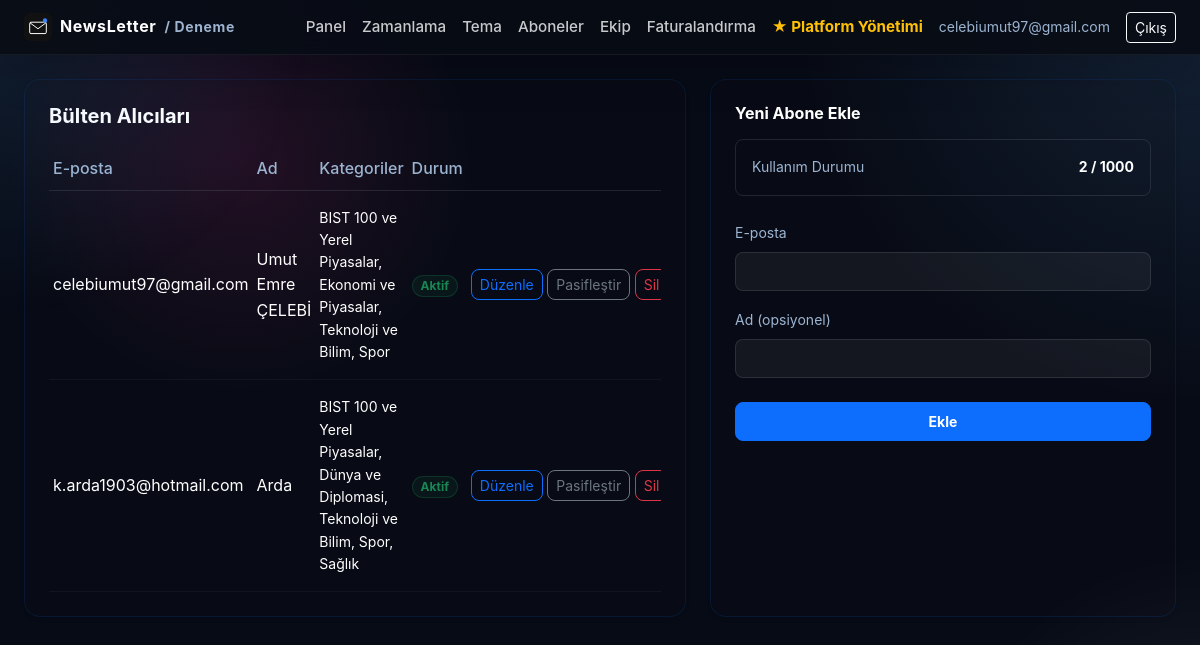
/panel/subscribers (signed in), run on the app's committed database.
### app/models.py (models this page shows)
class Organization(Base):
    __tablename__ = "organizations"
    id = Column(Integer, primary_key=True)
    name = Column(String(200), nullable=False)
    slug = Column(String(200), unique=True, nullable=False)
    brand_name = Column(String(200), nullable=False)  # mail/panelde görünen marka adı
    owner_email = Column(String(255), nullable=False)
    account_type = Column(String(20), default="company", nullable=False)  # company | individual
    sector_id = Column(Integer, ForeignKey("sectors.id"), nullable=True)  # kayıt sırasında seçilen sektör
    mail_theme = Column(String(20), default="klasik", nullable=False)  # klasik | minimal
    mail_accent = Column(String(20), default="#111111", nullable=False)  # bültende kullanılan vurgu rengi (hex)
    created_at = Column(DateTime, default=datetime.utcnow, nullable=False)
    plan = Column(String(30), default="free", nullable=False)  # free | starter | pro
    subscription_status = Column(String(30), default="trialing", nullable=False)
    trial_ends_at = Column(DateTime, nullable=True)
    subscription_expires_at = Column(DateTime, nullable=True)  # Shopier tekrarlayan ödeme yapmadığı için manuel takip edilir
    current_duration_days = Column(Integer, nullable=True)  # 30/90/180/365 - hangi süre paketi aktif, Faturalandırma sayfasında doğru kutuyu "Yenile" göstermek için
    renewal_reminder_sent_at = Column(DateTime, nullable=True)
    api_key = Column(String(64), unique=True, nullable=True)
    mail_theme = Column(String, default="klasik")
    mail_accent = Column(String, default="#000000")

class Subscriber(Base):
    __tablename__ = "subscribers"
    __table_args__ = (UniqueConstraint("organization_id", "email", name="uq_subscriber_org_email"),)
    id = Column(Integer, primary_key=True)
    organization_id = Column(Integer, ForeignKey("organizations.id"), nullable=False, index=True)
    email = Column(String(255), nullable=False)
    name = Column(String(200), nullable=True)
    active = Column(Boolean, default=True, nullable=False)
    added_at = Column(DateTime, default=datetime.utcnow, nullable=False)
    detected_city = Column(String(100), nullable=True)  # "Konumumu Kullan" ile algılanan şehir
    categories = relationship("Category", secondary=subscriber_categories)
    use_custom_schedule = Column(Boolean, default=False, nullable=False)
    custom_days_of_week = Column(String(50), nullable=True)
    custom_hour = Column(Integer, nullable=True)
    custom_minute = Column(Integer, nullable=True)

### app/routers/panel.py (the view)
@router.get("/subscribers")
def subscribers_page(request: Request, db: Session = Depends(get_db)):
    guard, org = _guard(request, db)
    if guard:
        return guard
    if org.account_type == "individual":
        return RedirectResponse(url="/panel/my-categories", status_code=302)
    plan = get_plan(org.plan, org.account_type)
    return templates.TemplateResponse("subscribers.html", {
        "request": request, "user": current_user_email(request), "org": org,
        "subscribers": db.query(Subscriber).filter(Subscriber.organization_id == org.id).all(),
        "plan": plan,
    })

### app/templates/subscribers.html (shortened to what this page needs)
{% extends "base.html" %}
{% block content %}
<div class="row g-4">
  <div class="col-md-7">
    <div class="card-corp p-4 h-100 shadow-sm">
      <h5 class="fw-bold mb-4 text-white">Bülten Alıcıları</h5>
      <div class="table-responsive">
        <table class="table table-sm align-middle mb-0" style="--bs-table-bg: transparent; --bs-table-color: inherit;">
          <thead>
            <tr class="border-bottom border-secondary border-opacity-25">
              <th class="text-secondary fw-medium pb-2">E-posta</th>
              <th class="text-secondary fw-medium pb-2">Ad</th>
              <th class="text-secondary fw-medium pb-2">Kategoriler</th>
              <th class="text-secondary fw-medium pb-2">Durum</th>
              <th class="pb-2"></th>
            </tr>
          </thead>
          <tbody>
          {% for s in subscribers %}
            <tr class="border-bottom border-secondary border-opacity-10">
              <td class="text-white py-3">{{ s.email }}</td>
              <td class="text-white py-3">{{ s.name or '-' }}</td>
              <td class="small py-3">
                <span class="text-white">
                  {% if s.categories %}
                    {{ s.categories | map(attribute='name') | join(', ') }}
                  {% else %}
                    <span class="text-secondary">Tümü</span>
                  {% endif %}
                </span>
              </td>
              <td class="py-3">
                {% if s.active %}
                  <span class="badge bg-success bg-opacity-10 text-success border border-success border-opacity-25 px-2 py-1 rounded-pill">Aktif</span>
                {% else %}
                  <span class="badge bg-secondary bg-opacity-10 text-secondary border border-secondary border-opacity-25 px-2 py-1 rounded-pill">Pasif</span>
                {% endif %}
              </td>
              <td class="text-end py-3 text-nowrap">
                <a href="/panel/subscribers/{{ s.id }}" class="btn btn-sm btn-outline-primary rounded-3">Düzenle</a>
                <form method="post" action="/panel/subscribers/{{ s.id }}/toggle" class="d-inline">
                  <button class="btn btn-sm btn-outline-secondary rounded-3">{{ 'Pasifleştir' if s.active else 'Aktifleştir' }}</button>
                </form>
                <form method="post" action="/panel/subscribers/{{ s.id }}/delete" class="d-inline" onsubmit="return confirm('Silinsin mi?');">
                  <button class="btn btn-sm btn-outline-danger rounded-3">Sil</button>
                </form>
              </td>
            </tr>
          {% endfor %}
          </tbody>
        </table>
      </div>
    </div>
  </div>
  <div class="col-md-5">
    <div class="card-corp p-4 h-100 shadow-sm">
      <h6 class="fw-bold mb-3 text-white">Yeni Abone Ekle</h6>
      <div class="p-3 border border-secondary border-opacity-25 small mb-4 rounded-3 text-secondary bg-transparent d-flex justify-content-between align-items-center">
        <span>Kullanım Durumu</span>
        <strong class="text-white">{{ subscribers | length }} / {{ plan.max_subscribers }}</strong>
      </div>
      <form method="post" action="/panel/subscribers/add">
        <div class="mb-3">
          <label class="form-label small text-secondary">E-posta</label>
          <input type="email" name="email" class="form-control form-control-sm custom-input rounded-3 py-2" required>
        </div>
        <div class="mb-4">
          <label class="form-label small text-secondary">Ad (opsiyonel)</label>
          <input name="name" class="form-control form-control-sm custom-input rounded-3 py-2">
        </div>
        <button class="btn btn-primary btn-sm w-100 rounded-3 py-2 fw-bold">Ekle</button>
      </form>
    </div>
  </div>
</div>
{% endblock %}

### app/templates/base.html (shortened to what this page needs)
<!DOCTYPE html>
<html lang="tr">
<head>
<link href="https://cdn.jsdelivr.net/npm/bootstrap@5.3.3/dist/css/bootstrap.min.css" rel="stylesheet">
<link href="/static/style.css" rel="stylesheet">
</head>
<body>
{% if user %}
<nav class="navbar navbar-dark navbar-corp">
  <div class="container-fluid px-4">
    <a class="navbar-brand fw-bold d-flex align-items-center gap-2" href="/panel">
      <img src="/static/logo.svg" alt="" height="28">
      {{ brand_name }}{% if org %}<span class="small text-secondary">/ {{ org.name }}</span>{% endif %}
    </a>
    <div class="d-flex align-items-center gap-3">
      <a href="/panel" class="nav-link-corp">Panel</a>
      <a href="/panel/schedule" class="nav-link-corp">Zamanlama</a>
      <a href="/panel/theme" class="nav-link-corp">Tema</a>
      {% if org and org.account_type == 'individual' %}
        <a href="/panel/my-categories" class="nav-link-corp">Kategorilerim</a>
      {% else %}
        <a href="/panel/subscribers" class="nav-link-corp">Aboneler</a>
        <a href="/panel/team" class="nav-link-corp">Ekip</a>
      {% endif %}
      <a href="/panel/billing" class="nav-link-corp">Faturalandırma</a>
      {% if user and owner_email and user.lower() == owner_email.lower() %}
        <a href="/owner" class="nav-link-corp text-warning fw-bold">★ Platform Yönetimi</a>
      {% endif %}
      <span class="text-secondary small">{{ user }}</span>
      <a href="/logout" class="btn btn-sm btn-outline-light">Çıkış</a>
    </div>
  </div>
</nav>
{% endif %}
<div class="container-fluid px-4 py-4">
{% block content %}{% endblock %}
</div>
</body>
</html>

### app/static/style.css (style rules this page uses)
:root { --bg-base: #070b16; --bg-layer: radial-gradient(circle at top right, rgba(96,180,255,0.14), transparent 28%), radial-gradient(circle at 20% 20%, rgba(225,47,145,0.14), transparent 20%), #070b16; --surface: rgba(15, 23, 40, 0.96); --surface-soft: rgba(13, 18, 32, 0.9); --surface-border: rgba(255,255,255,0.08); --text-primary: #e8eef8; --text-secondary: #9db4d1; --text-muted: #7d8fa8; --accent: #60b4ff; --accent-strong: #3f7fff; --accent-soft: rgba(96,180,255,0.16); --success: #34d399; --warning: #fbbf24; --danger: #fb7185; --shadow: 0 28px 80px rgba(0,0,0,0.28); }
* { box-sizing: border-box; }
html, body { min-height: 100%; }
body { margin: 0; font-family: 'Inter', -apple-system, BlinkMacSystemFont, 'Segoe UI', Roboto, Arial, sans-serif; background: var(--bg-layer); color: var(--text-primary); line-height: 1.6; -webkit-font-smoothing: antialiased; text-rendering: optimizeLegibility; }
body::before { content: ''; position: fixed; inset: 0; background: radial-gradient(circle at top left, rgba(96,180,255,0.12), transparent 22%), radial-gradient(circle at bottom right, rgba(255,255,255,0.08), transparent 18%); pointer-events: none; z-index: 0; }
nav.navbar-corp { background: rgba(8, 12, 21, 0.92); backdrop-filter: blur(18px); box-shadow: 0 18px 40px rgba(0,0,0,0.16); border-bottom: 1px solid rgba(255,255,255,0.06); position: sticky; top: 0; z-index: 50; }
.navbar-brand { color: #fff; font-size: 1rem; letter-spacing: 0.04em; }
.nav-link-corp { color: rgba(255,255,255,0.78); text-decoration: none; font-size: 0.95rem; font-weight: 500; }
.card-corp { background: var(--surface); border: 1px solid var(--surface-border); border-radius: 24px; box-shadow: var(--shadow); color: var(--text-primary); }
.card-corp h6, .card-corp h5, .card-corp h4 { color: #fff; }
.text-secondary { color: var(--text-secondary) !important; }

### app/templates/subscribers.html (style rules this page uses)
.card-corp { background: rgba(16, 19, 22, 0.12) !important; border: 1px solid rgba(13, 110, 253, 0.12); border-radius: 16px; transition: all 0.3s ease; }
.custom-input { background-color: rgba(255, 255, 255, 0.05) !important; border: 1px solid rgba(255, 255, 255, 0.15) !important; color: white !important; transition: all 0.3s ease; }

### data on the page
Organization: name "Deneme"
Subscriber: email "celebiumut97@gmail.com", name "Umut Emre ÇELEBİ", categories|map "BIST 100 ve Yerel Piyasalar, Ekonomi ve Piyasalar, Teknoloji ve Bilim, Spor", shows "Aktif", active "Pasifleştir"
Subscriber: email "k.arda1903@hotmail.com", name "Arda", categories|map "BIST 100 ve Yerel Piyasalar, Dünya ve Diplomasi, Teknoloji ve Bilim, Spor, Sağlık", shows "Aktif", active "Pasifleştir"

### other printed values
{{ brand_name }} "NewsLetter"
{{ user }} "celebiumut97@gmail.com"
{{ subscribers | length }} "2"
{{ plan.max_subscribers }} "1000"
